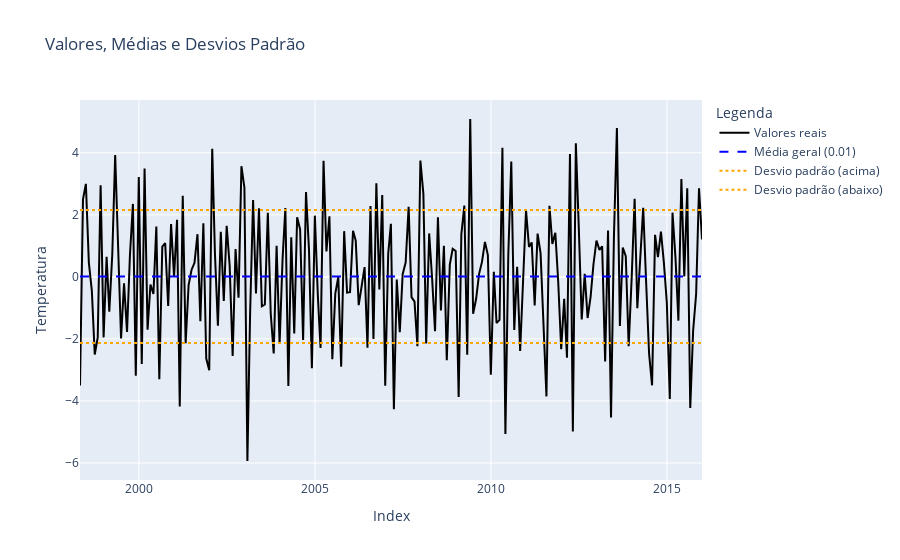

Notebook code cell kept with this figure:
### Code cell
# Supondo que 'differenced_df' já esteja definido e possua a coluna 'Differenced_1'
mean = df_seasonal["diff_season"].mean()
std = df_seasonal["diff_season"].std()

fig = make_subplots(rows=1, cols=1)
fig.add_trace(go.Scatter(x=df_seasonal.index, y=df_seasonal['diff_season'], mode='lines', name="Valores reais", line=dict(color='black')))
fig.add_trace(go.Scatter(x=df_seasonal.index, y=[mean] * len(df_seasonal), mode='lines', name=f"Média geral ({mean:.2f})", line=dict(dash='dash', color='blue')))
fig.add_trace(go.Scatter(x=df_seasonal.index, y=[mean + std] * len(df_seasonal), mode='lines', name="Desvio padrão (acima)", line=dict(color='orange', dash='dot')))
fig.add_trace(go.Scatter(x=df_seasonal.index, y=[mean - std] * len(df_seasonal), mode='lines', name="Desvio padrão (abaixo)", line=dict(color='orange', dash='dot')))

fig.update_layout(title="Valores, Médias e Desvios Padrão", xaxis_title="Index", yaxis_title="Temperatura", legend_title="Legenda")
fig.show()

### Figure 1 — Plotly figure (JSON) as saved in the notebook; plotly's stock layout.template omitted (floating-point values rounded to 4 significant figures; data arrays with more than 128 entries replaced by an {"elided": "..."} marker saying what was removed)
{"data": [{"line": {"color": "black"}, "mode": "lines", "name": "Valores reais", "type": "scatter", "x": {"elided": "213 str values"}, "y": {"elided": "213 float values"}}, {"line": {"color": "blue", "dash": "dash"}, "mode": "lines", "name": "Média geral (0.01)", "type": "scatter", "x": {"elided": "213 str values"}, "y": {"elided": "213 float values"}}, {"line": {"color": "orange", "dash": "dot"}, "mode": "lines", "name": "Desvio padrão (acima)", "type": "scatter", "x": {"elided": "213 str values"}, "y": {"elided": "213 float values"}}, {"line": {"color": "orange", "dash": "dot"}, "mode": "lines", "name": "Desvio padrão (abaixo)", "type": "scatter", "x": {"elided": "213 str values"}, "y": {"elided": "213 float values"}}], "layout": {"legend": {"title": {"text": "Legenda"}}, "title": {"text": "Valores, Médias e Desvios Padrão"}, "xaxis": {"anchor": "y", "domain": [0, 1], "title": {"text": "Index"}}, "yaxis": {"anchor": "x", "domain": [0, 1], "title": {"text": "Temperatura"}}}}
